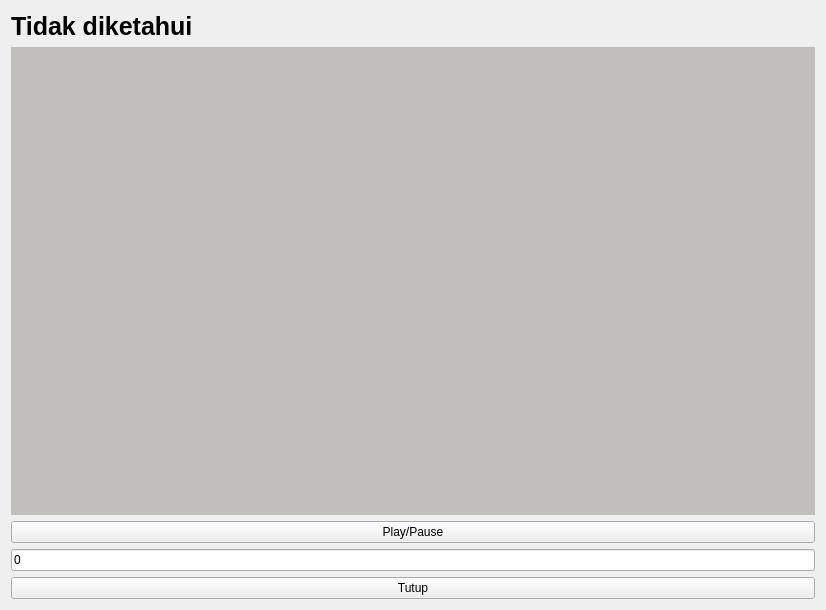
<?xml version="1.0" encoding="UTF-8"?>
<ui version="4.0">
 <class>Form</class>
 <widget class="QWidget" name="Form">
  <property name="geometry">
   <rect>
    <x>0</x>
    <y>0</y>
    <width>826</width>
    <height>610</height>
   </rect>
  </property>
  <property name="windowTitle">
   <string>Absensi Wajah</string>
  </property>
  <layout class="QVBoxLayout" name="verticalLayout">
   <item>
    <widget class="QLabel" name="pesanLabel">
     <property name="maximumSize">
      <size>
       <width>16777215</width>
       <height>30</height>
      </size>
     </property>
     <property name="baseSize">
      <size>
       <width>0</width>
       <height>0</height>
      </size>
     </property>
     <property name="font">
      <font>
       <pointsize>19</pointsize>
       <weight>75</weight>
       <bold>true</bold>
      </font>
     </property>
     <property name="text">
      <string>Tidak diketahui</string>
     </property>
    </widget>
   </item>
   <item>
    <widget class="QLabel" name="image_label">
     <property name="styleSheet">
      <string notr="true">background-color: rgb(192, 191, 188);</string>
     </property>
     <property name="text">
      <string/>
     </property>
    </widget>
   </item>
   <item>
    <widget class="QPushButton" name="mulaiButton">
     <property name="text">
      <string>Play/Pause</string>
     </property>
    </widget>
   </item>
   <item>
    <widget class="QLineEdit" name="kameraIndexEdit">
     <property name="text">
      <string>0</string>
     </property>
    </widget>
   </item>
   <item>
    <widget class="QPushButton" name="tutupButton">
     <property name="text">
      <string>Tutup</string>
     </property>
    </widget>
   </item>
  </layout>
 </widget>
 <resources/>
 <connections/>
</ui>
